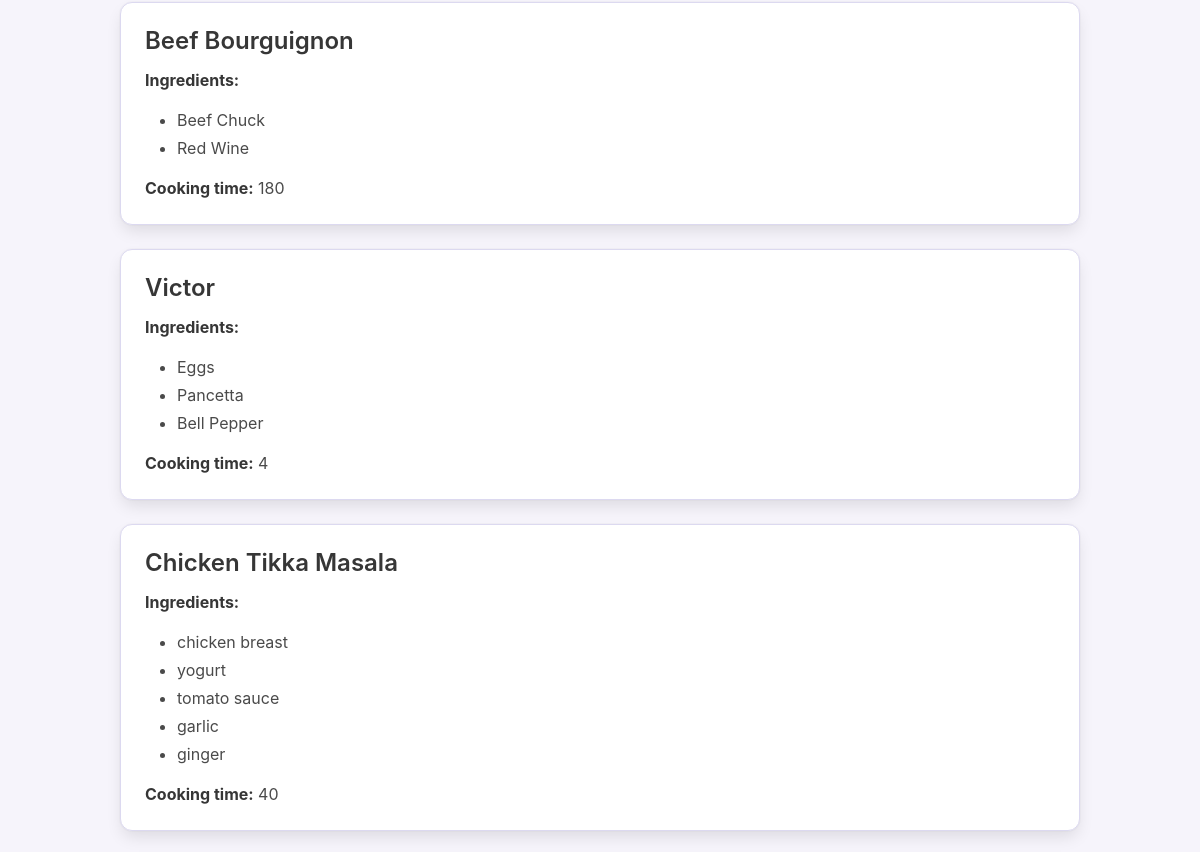
Before: /recipe_generator/recipes/ (middle part) with the older database file.
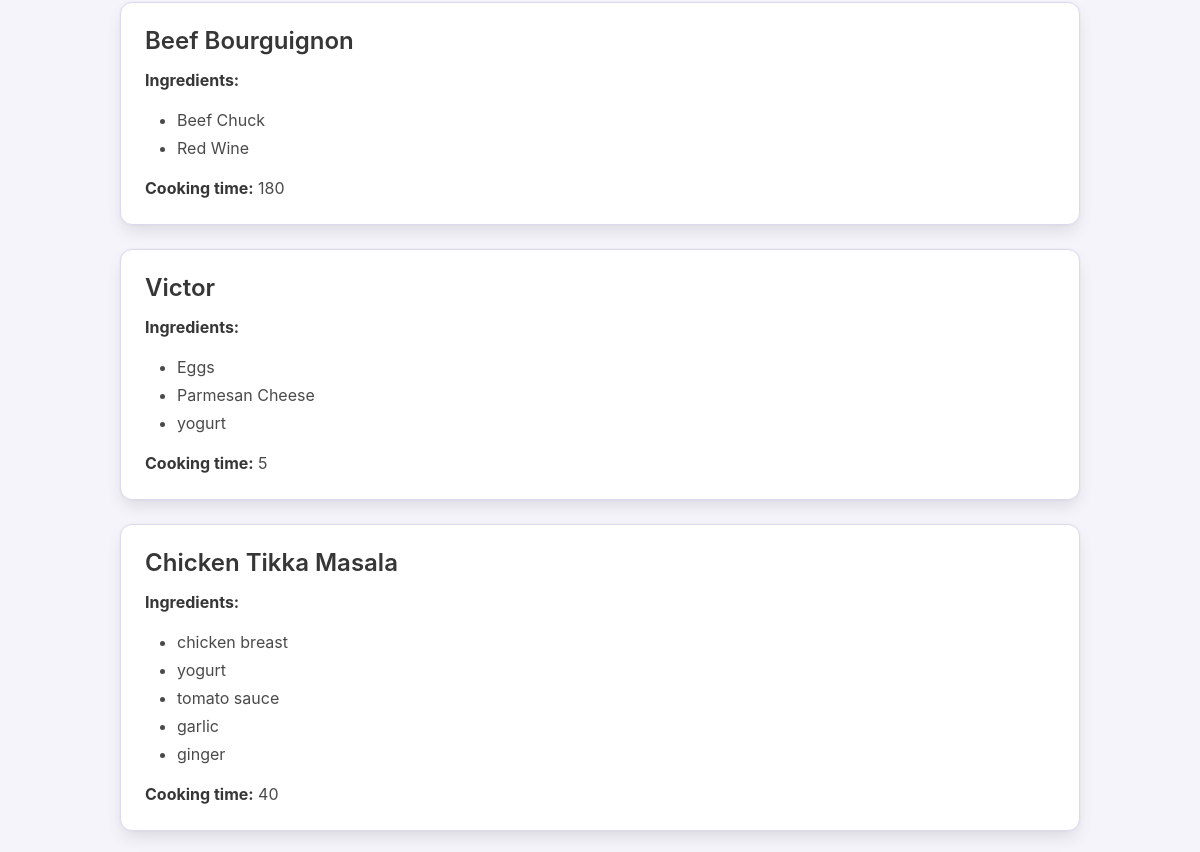
After: the same page with the newer database file.
### django_recipe_generator/recipe_generator/models.py (models this page shows, shortened)
class Recipe(models.Model):
    name = models.CharField(max_length=200, validators=[MinLengthValidator(3)])
    instructions = models.TextField()
    cooking_time = models.IntegerField(validators=[MinValueValidator(1)])  # in minutes
    ingredients = models.ManyToManyField(
        Ingredient,
        through='RecipeIngredient'
    )
    objects = RecipeManager()
    class Meta:
        ordering = ['id']

class Ingredient(models.Model):
    name = models.CharField(max_length=100)
    category = models.CharField(max_length=50)  # e.g., "protein", "vegetable"
    class Meta:
        ordering = ['id']

### django_recipe_generator/recipe_generator/views.py (the view, shortened to what this page needs)
class RecipeList(ListView):
    model = Recipe
    paginate_by = 15
    template_name = "recipe_generator/recipe_list.html"
    context_object_name = 'recipes'
    def get(self, request, *args, **kwargs):
        request.session['came_from_search'] = True
        request.session['search_query'] = request.GET.urlencode()
        return super().get(request, *args, **kwargs)
    def get_queryset(self):
        query_ingredients = [
            int(i) for i in self.request.GET.getlist('query_ingredients')
            if i.isdigit()
        ]
        exclude_ingredients = [
            int(i) for i in self.request.GET.getlist('exclude_ingredients')
            if i.isdigit()
        ]
        query_name = self.request.GET.get('query_name', '')
        time_filter = self.request.GET.get('cooking_time')
        qs = Recipe.objects.search(
            query_name=query_name,
            query_ingredients=query_ingredients
        ).filter_recipes(
            time_filter=time_filter,
            exclude_ingredients=exclude_ingredients
        ).prefetch_related('ingredients').order_by('id')
        return qs
    def get_context_data(self, **kwargs):
        context = super().get_context_data(**kwargs)
        context['current_cooking_time'] = self.request.GET.get(
            'cooking_time', ''
        )
        context['all_ingredients'] = Ingredient.objects.all()
        context['query_ingredients'] = self.request.GET.getlist(
            'query_ingredients', ''
        )
        context['query_name'] = self.request.GET.get('query_name', '')
        context['exclude_ingredients'] = self.request.GET.getlist(
            'exclude_ingredients'
        )
        return context

### django_recipe_generator/recipe_generator/models.py (called while the page is built, shortened)
    def search(self, query_name=None, query_ingredients=None):
        qs = self
        if query_name:
            qs = qs.filter(name__icontains=query_name)
        return qs

    def filter_recipes(self, time_filter=None, exclude_ingredients=None):
        qs = self
        if time_filter == 'quick':
            qs = qs.filter(cooking_time__lt=20)
        elif time_filter == 'standard':
            qs = qs.filter(cooking_time__range=(20, 45))
        elif time_filter == 'long':
            qs = qs.filter(cooking_time__gt=45)
        if exclude_ingredients:
            qs = qs.exclude(ingredients__id__in=exclude_ingredients).distinct()
        return qs

    def get_queryset(self):
        return RecipeQuerySet(self.model, using=self._db)

    def search(self, query_name=None, query_ingredients=None):
        return self.get_queryset().search(query_name, query_ingredients)

### django_recipe_generator/templates/recipe_generator/recipe_list.html (shortened to what this page needs)
<!DOCTYPE html>
<html lang="en">
<head>
  <link rel="stylesheet" href="https://cdn.jsdelivr.net/npm/bulma@0.9.4/css/bulma.min.css">
</head>
<body>
<section class="section">
  <div class="container">
    <div class="content mt-6">
      {% for recipe in recipes %}
        <div class="box pastel-box">
          <a href="{% url 'recipe_detail' recipe.id %}">
            <h2 class="subtitle is-4">{{ recipe.name }}</h2>
          </a>
          <p><strong>Ingredients:</strong></p>
          <ul>
            {% for ingredient in recipe.ingredients.all %}
              <li>{{ ingredient.name }}</li>
            {% endfor %}
          </ul>
          <p><strong>Cooking time:</strong> {{ recipe.cooking_time }}</p>
        </div>
      {% endfor %}
    </div>
  </div>
</section>
</body>
</html>

Changed rows visible on the page:
changed Recipe "Victor": loses Ingredient (name "Pancetta"); loses Ingredient (name "Bell Pepper"); gains Ingredient (name "Parmesan Cheese"); gains Ingredient (name "yogurt"); cooking_time "4" → "5"
